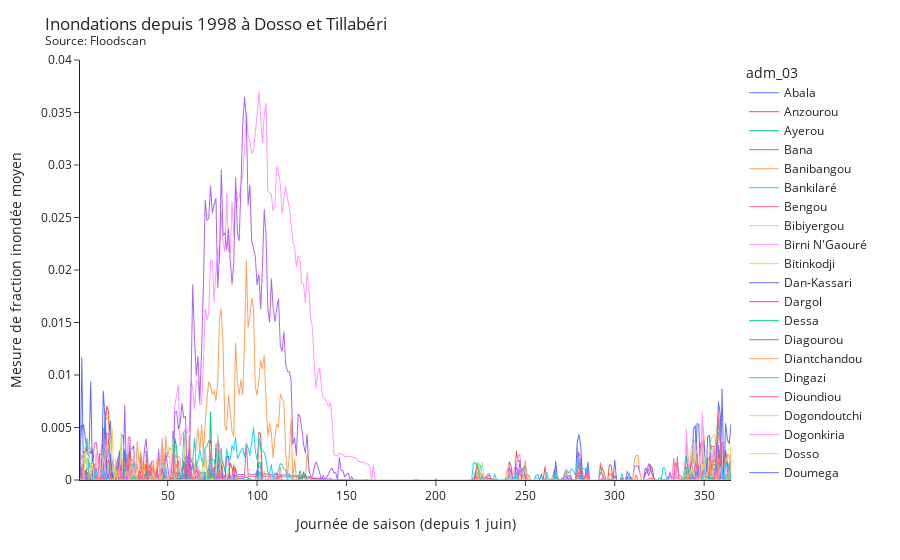

Notebook source saved alongside this figure:
### Code cell
# plot average for all adm3
df_plot = (
    df.groupby(["adm_03", "dayofseason"]).mean(numeric_only=True).reset_index()
)
fig = px.line(df_plot, x="dayofseason", y="mean_cell", color="adm_03")
fig.update_traces(line_width=1)
fig.update_layout(
    template="simple_white",
    showlegend=True,
    title="Inondations depuis 1998 à Dosso et Tillabéri<br><sup>Source: Floodscan</sup>",
    height=800,
)
fig.update_yaxes(title="Mesure de fraction inondée moyen", range=[0, 0.04])
fig.update_xaxes(title="Journée de saison (depuis 1 juin)")
fig.show()

### Figure 1 — Plotly figure (JSON) as saved in the notebook; plotly's stock layout.template omitted (floating-point values rounded to 4 significant figures; data arrays with more than 128 entries replaced by an {"elided": "..."} marker saying what was removed)
{"data": [{"hovertemplate": "adm_03=Abala<br>dayofseason=%{x}<br>mean_cell=%{y}<extra></extra>", "legendgroup": "Abala", "line": {"color": "#636efa", "dash": "solid", "width": 1}, "marker": {"symbol": "circle"}, "mode": "lines", "name": "Abala", "showlegend": true, "type": "scattergl", "x": {"elided": "365 int values"}, "xaxis": "x", "y": {"elided": "365 float values"}, "yaxis": "y"}, {"hovertemplate": "adm_03=Anzourou<br>dayofseason=%{x}<br>mean_cell=%{y}<extra></extra>", "legendgroup": "Anzourou", "line": {"color": "#EF553B", "dash": "solid", "width": 1}, "marker": {"symbol": "circle"}, "mode": "lines", "name": "Anzourou", "showlegend": true, "type": "scattergl", "x": {"elided": "365 int values"}, "xaxis": "x", "y": {"elided": "365 float values"}, "yaxis": "y"}, {"hovertemplate": "adm_03=Ayerou<br>dayofseason=%{x}<br>mean_cell=%{y}<extra></extra>", "legendgroup": "Ayerou", "line": {"color": "#00cc96", "dash": "solid", "width": 1}, "marker": {"symbol": "circle"}, "mode": "lines", "name": "Ayerou", "showlegend": true, "type": "scattergl", "x": {"elided": "365 int values"}, "xaxis": "x", "y": {"elided": "365 float values"}, "yaxis": "y"}, {"hovertemplate": "adm_03=Bana<br>dayofseason=%{x}<br>mean_cell=%{y}<extra></extra>", "legendgroup": "Bana", "line": {"color": "#ab63fa", "dash": "solid", "width": 1}, "marker": {"symbol": "circle"}, "mode": "lines", "name": "Bana", "showlegend": true, "type": "scattergl", "x": {"elided": "365 int values"}, "xaxis": "x", "y": {"elided": "365 float values"}, "yaxis": "y"}, {"hovertemplate": "adm_03=Banibangou<br>dayofseason=%{x}<br>mean_cell=%{y}<extra></extra>", "legendgroup": "Banibangou", "line": {"color": "#FFA15A", "dash": "solid", "width": 1}, "marker": {"symbol": "circle"}, "mode": "lines", "name": "Banibangou", "showlegend": true, "type": "scattergl", "x": {"elided": "365 int values"}, "xaxis": "x", "y": {"elided": "365 float values"}, "yaxis": "y"}, {"hovertemplate": "adm_03=Bankilaré<br>dayofseason=%{x}<br>mean_cell=%{y}<extra></extra>", "legendgroup": "Bankilaré", "line": {"color": "#19d3f3", "dash": "solid", "width": 1}, "marker": {"symbol": "circle"}, "mode": "lines", "name": "Bankilaré", "showlegend": true, "type": "scattergl", "x": {"elided": "365 int values"}, "xaxis": "x", "y": {"elided": "365 float values"}, "yaxis": "y"}, {"hovertemplate": "adm_03=Bengou<br>dayofseason=%{x}<br>mean_cell=%{y}<extra></extra>", "legendgroup": "Bengou", "line": {"color": "#FF6692", "dash": "solid", "width": 1}, "marker": {"symbol": "circle"}, "mode": "lines", "name": "Bengou", "showlegend": true, "type": "scattergl", "x": {"elided": "365 int values"}, "xaxis": "x", "y": {"elided": "365 float values"}, "yaxis": "y"}, {"hovertemplate": "adm_03=Bibiyergou<br>dayofseason=%{x}<br>mean_cell=%{y}<extra></extra>", "legendgroup": "Bibiyergou", "line": {"color": "#B6E880", "dash": "solid", "width": 1}, "marker": {"symbol": "circle"}, "mode": "lines", "name": "Bibiyergou", "showlegend": true, "type": "scattergl", "x": {"elided": "365 int values"}, "xaxis": "x", "y": {"elided": "365 float values"}, "yaxis": "y"}, {"hovertemplate": "adm_03=Birni N'Gaouré<br>dayofseason=%{x}<br>mean_cell=%{y}<extra></extra>", "legendgroup": "Birni N'Gaouré", "line": {"color": "#FF97FF", "dash": "solid", "width": 1}, "marker": {"symbol": "circle"}, "mode": "lines", "name": "Birni N'Gaouré", "showlegend": true, "type": "scattergl", "x": {"elided": "365 int values"}, "xaxis": "x", "y": {"elided": "365 float values"}, "yaxis": "y"}, {"hovertemplate": "adm_03=Bitinkodji<br>dayofseason=%{x}<br>mean_cell=%{y}<extra></extra>", "legendgroup": "Bitinkodji", "line": {"color": "#FECB52", "dash": "solid", "width": 1}, "marker": {"symbol": "circle"}, "mode": "lines", "name": "Bitinkodji", "showlegend": true, "type": "scattergl", "x": {"elided": "365 int values"}, "xaxis": "x", "y": {"elided": "365 float values"}, "yaxis": "y"}, {"hovertemplate": "adm_03=Dan-Kassari<br>dayofseason=%{x}<br>mean_cell=%{y}<extra></extra>", "legendgroup": "Dan-Kassari", "line": {"color": "#636efa", "dash": "solid", "width": 1}, "marker": {"symbol": "circle"}, "mode": "lines", "name": "Dan-Kassari", "showlegend": true, "type": "scattergl", "x": {"elided": "365 int values"}, "xaxis": "x", "y": {"elided": "365 float values"}, "yaxis": "y"}, {"hovertemplate": "adm_03=Dargol<br>dayofseason=%{x}<br>mean_cell=%{y}<extra></extra>", "legendgroup": "Dargol", "line": {"color": "#EF553B", "dash": "solid", "width": 1}, "marker": {"symbol": "circle"}, "mode": "lines", "name": "Dargol", "showlegend": true, "type": "scattergl", "x": {"elided": "365 int values"}, "xaxis": "x", "y": {"elided": "365 float values"}, "yaxis": "y"}, {"hovertemplate": "adm_03=Dessa<br>dayofseason=%{x}<br>mean_cell=%{y}<extra></extra>", "legendgroup": "Dessa", "line": {"color": "#00cc96", "dash": "solid", "width": 1}, "marker": {"symbol": "circle"}, "mode": "lines", "name": "Dessa", "showlegend": true, "type": "scattergl", "x": {"elided": "365 int values"}, "xaxis": "x", "y": {"elided": "365 float values"}, "yaxis": "y"}, {"hovertemplate": "adm_03=Diagourou<br>dayofseason=%{x}<br>mean_cell=%{y}<extra></extra>", "legendgroup": "Diagourou", "line": {"color": "#ab63fa", "dash": "solid", "width": 1}, "marker": {"symbol": "circle"}, "mode": "lines", "name": "Diagourou", "showlegend": true, "type": "scattergl", "x": {"elided": "365 int values"}, "xaxis": "x", "y": {"elided": "365 float values"}, "yaxis": "y"}, {"hovertemplate": "adm_03=Diantchandou<br>dayofseason=%{x}<br>mean_cell=%{y}<extra></extra>", "legendgroup": "Diantchandou", "line": {"color": "#FFA15A", "dash": "solid", "width": 1}, "marker": {"symbol": "circle"}, "mode": "lines", "name": "Diantchandou", "showlegend": true, "type": "scattergl", "x": {"elided": "365 int values"}, "xaxis": "x", "y": {"elided": "365 float values"}, "yaxis": "y"}, {"hovertemplate": "adm_03=Dingazi<br>dayofseason=%{x}<br>mean_cell=%{y}<extra></extra>", "legendgroup": "Dingazi", "line": {"color": "#19d3f3", "dash": "solid", "width": 1}, "marker": {"symbol": "circle"}, "mode": "lines", "name": "Dingazi", "showlegend": true, "type": "scattergl", "x": {"elided": "365 int values"}, "xaxis": "x", "y": {"elided": "365 float values"}, "yaxis": "y"}, {"hovertemplate": "adm_03=Dioundiou<br>dayofseason=%{x}<br>mean_cell=%{y}<extra></extra>", "legendgroup": "Dioundiou", "line": {"color": "#FF6692", "dash": "solid", "width": 1}, "marker": {"symbol": "circle"}, "mode": "lines", "name": "Dioundiou", "showlegend": true, "type": "scattergl", "x": {"elided": "365 int values"}, "xaxis": "x", "y": {"elided": "365 float values"}, "yaxis": "y"}, {"hovertemplate": "adm_03=Dogondoutchi<br>dayofseason=%{x}<br>mean_cell=%{y}<extra></extra>", "legendgroup": "Dogondoutchi", "line": {"color": "#B6E880", "dash": "solid", "width": 1}, "marker": {"symbol": "circle"}, "mode": "lines", "name": "Dogondoutchi", "showlegend": true, "type": "scattergl", "x": {"elided": "365 int values"}, "xaxis": "x", "y": {"elided": "365 float values"}, "yaxis": "y"}, {"hovertemplate": "adm_03=Dogonkiria<br>dayofseason=%{x}<br>mean_cell=%{y}<extra></extra>", "legendgroup": "Dogonkiria", "line": {"color": "#FF97FF", "dash": "solid", "width": 1}, "marker": {"symbol": "circle"}, "mode": "lines", "name": "Dogonkiria", "showlegend": true, "type": "scattergl", "x": {"elided": "365 int values"}, "xaxis": "x", "y": {"elided": "365 null values"}, "yaxis": "y"}, {"hovertemplate": "adm_03=Dosso<br>dayofseason=%{x}<br>mean_cell=%{y}<extra></extra>", "legendgroup": "Dosso", "line": {"color": "#FECB52", "dash": "solid", "width": 1}, "marker": {"symbol": "circle"}, "mode": "lines", "name": "Dosso", "showlegend": true, "type": "scattergl", "x": {"elided": "365 int values"}, "xaxis": "x", "y": {"elided": "365 float values"}, "yaxis": "y"}, {"hovertemplate": "adm_03=Doumega<br>dayofseason=%{x}<br>mean_cell=%{y}<extra></extra>", "legendgroup": "Doumega", "line": {"color": "#636efa", "dash": "solid", "width": 1}, "marker": {"symbol": "circle"}, "mode": "lines", "name": "Doumega", "showlegend": true, "type": "scattergl", "x": {"elided": "365 int values"}, "xaxis": "x", "y": {"elided": "365 float values"}, "yaxis": "y"}, {"hovertemplate": "adm_03=Fabidji<br>dayofseason=%{x}<br>mean_cell=%{y}<extra></extra>", "legendgroup": "Fabidji", "line": {"color": "#EF553B", "dash": "solid", "width": 1}, "marker": {"symbol": "circle"}, "mode": "lines", "name": "Fabidji", "showlegend": true, "type": "scattergl", "x": {"elided": "365 int values"}, "xaxis": "x", "y": {"elided": "365 float values"}, "yaxis": "y"}, {"hovertemplate": "adm_03=Fakara<br>dayofseason=%{x}<br>mean_cell=%{y}<extra></extra>", "legendgroup": "Fakara", "line": {"color": "#00cc96", "dash": "solid", "width": 1}, "marker": {"symbol": "circle"}, "mode": "lines", "name": "Fakara", "showlegend": true, "type": "scattergl", "x": {"elided": "365 int values"}, "xaxis": "x", "y": {"elided": "365 float values"}, "yaxis": "y"}, {"hovertemplate": "adm_03=Falmey<br>dayofseason=%{x}<br>mean_cell=%{y}<extra></extra>", "legendgroup": "Falmey", "line": {"color": "#ab63fa", "dash": "solid", "width": 1}, "marker": {"symbol": "circle"}, "mode": "lines", "name": "Falmey", "showlegend": true, "type": "scattergl", "x": {"elided": "365 int values"}, "xaxis": "x", "y": {"elided": "365 float values"}, "yaxis": "y"}, {"hovertemplate": "adm_03=Falwel<br>dayofseason=%{x}<br>mean_cell=%{y}<extra></extra>", "legendgroup": "Falwel", "line": {"color": "#FFA15A", "dash": "solid", "width": 1}, "marker": {"symbol": "circle"}, "mode": "lines", "name": "Falwel", "showlegend": true, "type": "scattergl", "x": {"elided": "365 int values"}, "xaxis": "x", "y": {"elided": "365 float values"}, "yaxis": "y"}, {"hovertemplate": "adm_03=Farey<br>dayofseason=%{x}<br>mean_cell=%{y}<extra></extra>", "legendgroup": "Farey", "line": {"color": "#19d3f3", "dash": "solid", "width": 1}, "marker": {"symbol": "circle"}, "mode": "lines", "name": "Farey", "showlegend": true, "type": "scattergl", "x": {"elided": "365 int values"}, "xaxis": "x", "y": {"elided": "365 float values"}, "yaxis": "y"}, {"hovertemplate": "adm_03=Filingué<br>dayofseason=%{x}<br>mean_cell=%{y}<extra></extra>", "legendgroup": "Filingué", "line": {"color": "#FF6692", "dash": "solid", "width": 1}, "marker": {"symbol": "circle"}, "mode": "lines", "name": "Filingué", "showlegend": true, "type": "scattergl", "x": {"elided": "365 int values"}, "xaxis": "x", "y": {"elided": "365 float values"}, "yaxis": "y"}, {"hovertemplate": "adm_03=Garankédey<br>dayofseason=%{x}<br>mean_cell=%{y}<extra></extra>", "legendgroup": "Garankédey", "line": {"color": "#B6E880", "dash": "solid", "width": 1}, "marker": {"symbol": "circle"}, "mode": "lines", "name": "Garankédey", "showlegend": true, "type": "scattergl", "x": {"elided": "365 int values"}, "xaxis": "x", "y": {"elided": "365 float values"}, "yaxis": "y"}, {"hovertemplate": "adm_03=Gaya<br>dayofseason=%{x}<br>mean_cell=%{y}<extra></extra>", "legendgroup": "Gaya", "line": {"color": "#FF97FF", "dash": "solid", "width": 1}, "marker": {"symbol": "circle"}, "mode": "lines", "name": "Gaya", "showlegend": true, "type": "scattergl", "x": {"elided": "365 int values"}, "xaxis": "x", "y": {"elided": "365 float values"}, "yaxis": "y"}, {"hovertemplate": "adm_03=Gollé<br>dayofseason=%{x}<br>mean_cell=%{y}<extra></extra>", "legendgroup": "Gollé", "line": {"color": "#FECB52", "dash": "solid", "width": 1}, "marker": {"symbol": "circle"}, "mode": "lines", "name": "Gollé", "showlegend": true, "type": "scattergl", "x": {"elided": "365 int values"}, "xaxis": "x", "y": {"elided": "365 float values"}, "yaxis": "y"}, {"hovertemplate": "adm_03=Goroubankassam<br>dayofseason=%{x}<br>mean_cell=%{y}<extra></extra>", "legendgroup": "Goroubankassam", "line": {"color": "#636efa", "dash": "solid", "width": 1}, "marker": {"symbol": "circle"}, "mode": "lines", "name": "Goroubankassam", "showlegend": true, "type": "scattergl", "x": {"elided": "365 int values"}, "xaxis": "x", "y": {"elided": "365 float values"}, "yaxis": "y"}, {"hovertemplate": "adm_03=Gorouol<br>dayofseason=%{x}<br>mean_cell=%{y}<extra></extra>", "legendgroup": "Gorouol", "line": {"color": "#EF553B", "dash": "solid", "width": 1}, "marker": {"symbol": "circle"}, "mode": "lines", "name": "Gorouol", "showlegend": true, "type": "scattergl", "x": {"elided": "365 int values"}, "xaxis": "x", "y": {"elided": "365 float values"}, "yaxis": "y"}, {"hovertemplate": "adm_03=Gothèye<br>dayofseason=%{x}<br>mean_cell=%{y}<extra></extra>", "legendgroup": "Gothèye", "line": {"color": "#00cc96", "dash": "solid", "width": 1}, "marker": {"symbol": "circle"}, "mode": "lines", "name": "Gothèye", "showlegend": true, "type": "scattergl", "x": {"elided": "365 int values"}, "xaxis": "x", "y": {"elided": "365 float values"}, "yaxis": "y"}, {"hovertemplate": "adm_03=Guilladjé<br>dayofseason=%{x}<br>mean_cell=%{y}<extra></extra>", "legendgroup": "Guilladjé", "line": {"color": "#ab63fa", "dash": "solid", "width": 1}, "marker": {"symbol": "circle"}, "mode": "lines", "name": "Guilladjé", "showlegend": true, "type": "scattergl", "x": {"elided": "365 int values"}, "xaxis": "x", "y": {"elided": "365 float values"}, "yaxis": "y"}, {"hovertemplate": "adm_03=Guéchémé<br>dayofseason=%{x}<br>mean_cell=%{y}<extra></extra>", "legendgroup": "Guéchémé", "line": {"color": "#FFA15A", "dash": "solid", "width": 1}, "marker": {"symbol": "circle"}, "mode": "lines", "name": "Guéchémé", "showlegend": true, "type": "scattergl", "x": {"elided": "365 int values"}, "xaxis": "x", "y": {"elided": "365 float values"}, "yaxis": "y"}, {"hovertemplate": "adm_03=Hamdallaye<br>dayofseason=%{x}<br>mean_cell=%{y}<extra></extra>", "legendgroup": "Hamdallaye", "line": {"color": "#19d3f3", "dash": "solid", "width": 1}, "marker": {"symbol": "circle"}, "mode": "lines", "name": "Hamdallaye", "showlegend": true, "type": "scattergl", "x": {"elided": "365 int values"}, "xaxis": "x", "y": {"elided": "365 float values"}, "yaxis": "y"}, {"hovertemplate": "adm_03=Harikanassou<br>dayofseason=%{x}<br>mean_cell=%{y}<extra></extra>", "legendgroup": "Harikanassou", "line": {"color": "#FF6692", "dash": "solid", "width": 1}, "marker": {"symbol": "circle"}, "mode": "lines", "name": "Harikanassou", "showlegend": true, "type": "scattergl", "x": {"elided": "365 int values"}, "xaxis": "x", "y": {"elided": "365 float values"}, "yaxis": "y"}, {"hovertemplate": "adm_03=Imanan<br>dayofseason=%{x}<br>mean_cell=%{y}<extra></extra>", "legendgroup": "Imanan", "line": {"color": "#B6E880", "dash": "solid", "width": 1}, "marker": {"symbol": "circle"}, "mode": "lines", "name": "Imanan", "showlegend": true, "type": "scattergl", "x": {"elided": "365 int values"}, "xaxis": "x", "y": {"elided": "365 float values"}, "yaxis": "y"}, {"hovertemplate": "adm_03=Inatès<br>dayofseason=%{x}<br>mean_cell=%{y}<extra></extra>", "legendgroup": "Inatès", "line": {"color": "#FF97FF", "dash": "solid", "width": 1}, "marker": {"symbol": "circle"}, "mode": "lines", "name": "Inatès", "showlegend": true, "type": "scattergl", "x": {"elided": "365 int values"}, "xaxis": "x", "y": {"elided": "365 float values"}, "yaxis": "y"}, {"hovertemplate": "adm_03=Kankandi<br>dayofseason=%{x}<br>mean_cell=%{y}<extra></extra>", "legendgroup": "Kankandi", "line": {"color": "#FECB52", "dash": "solid", "width": 1}, "marker": {"symbol": "circle"}, "mode": "lines", "name": "Kankandi", "showlegend": true, "type": "scattergl", "x": {"elided": "365 int values"}, "xaxis": "x", "y": {"elided": "365 float values"}, "yaxis": "y"}, {"hovertemplate": "adm_03=Karakara<br>dayofseason=%{x}<br>mean_cell=%{y}<extra></extra>", "legendgroup": "Karakara", "line": {"color": "#636efa", "dash": "solid", "width": 1}, "marker": {"symbol": "circle"}, "mode": "lines", "name": "Karakara", "showlegend": true, "type": "scattergl", "x": {"elided": "365 int values"}, "xaxis": "x", "y": {"elided": "365 float values"}, "yaxis": "y"}, {"hovertemplate": "adm_03=Karguibangou<br>dayofseason=%{x}<br>mean_cell=%{y}<extra></extra>", "legendgroup": "Karguibangou", "line": {"color": "#EF553B", "dash": "solid", "width": 1}, "marker": {"symbol": "circle"}, "mode": "lines", "name": "Karguibangou", "showlegend": true, "type": "scattergl", "x": {"elided": "365 int values"}, "xaxis": "x", "y": {"elided": "365 float values"}, "yaxis": "y"}, {"hovertemplate": "adm_03=Karma<br>dayofseason=%{x}<br>mean_cell=%{y}<extra></extra>", "legendgroup": "Karma", "line": {"color": "#00cc96", "dash": "solid", "width": 1}, "marker": {"symbol": "circle"}, "mode": "lines", "name": "Karma", "showlegend": true, "type": "scattergl", "x": {"elided": "365 int values"}, "xaxis": "x", "y": {"elided": "365 float values"}, "yaxis": "y"}, {"hovertemplate": "adm_03=Kiota<br>dayofseason=%{x}<br>mean_cell=%{y}<extra></extra>", "legendgroup": "Kiota", "line": {"color": "#ab63fa", "dash": "solid", "width": 1}, "marker": {"symbol": "circle"}, "mode": "lines", "name": "Kiota", "showlegend": true, "type": "scattergl", "x": {"elided": "365 int values"}, "xaxis": "x", "y": {"elided": "365 float values"}, "yaxis": "y"}, {"hovertemplate": "adm_03=Kirtachi<br>dayofseason=%{x}<br>mean_cell=%{y}<extra></extra>", "legendgroup": "Kirtachi", "line": {"color": "#FFA15A", "dash": "solid", "width": 1}, "marker": {"symbol": "circle"}, "mode": "lines", "name": "Kirtachi", "showlegend": true, "type": "scattergl", "x": {"elided": "365 int values"}, "xaxis": "x", "y": {"elided": "365 float values"}, "yaxis": "y"}, {"hovertemplate": "adm_03=Kiéché<br>dayofseason=%{x}<br>mean_cell=%{y}<extra></extra>", "legendgroup": "Kiéché", "line": {"color": "#19d3f3", "dash": "solid", "width": 1}, "marker": {"symbol": "circle"}, "mode": "lines", "name": "Kiéché", "showlegend": true, "type": "scattergl", "x": {"elided": "365 int values"}, "xaxis": "x", "y": {"elided": "365 float values"}, "yaxis": "y"}, {"hovertemplate": "adm_03=Kokorou<br>dayofseason=%{x}<br>mean_cell=%{y}<extra></extra>", "legendgroup": "Kokorou", "line": {"color": "#FF6692", "dash": "solid", "width": 1}, "marker": {"symbol": "circle"}, "mode": "lines", "name": "Kokorou", "showlegend": true, "type": "scattergl", "x": {"elided": "365 int values"}, "xaxis": "x", "y": {"elided": "365 float values"}, "yaxis": "y"}, {"hovertemplate": "adm_03=Kollo<br>dayofseason=%{x}<br>mean_cell=%{y}<extra></extra>", "legendgroup": "Kollo", "line": {"color": "#B6E880", "dash": "solid", "width": 1}, "marker": {"symbol": "circle"}, "mode": "lines", "name": "Kollo", "showlegend": true, "type": "scattergl", "x": {"elided": "365 int values"}, "xaxis": "x", "y": {"elided": "365 float values"}, "yaxis": "y"}, {"hovertemplate": "adm_03=Koré Maïroua<br>dayofseason=%{x}<br>mean_cell=%{y}<extra></extra>", "legendgroup": "Koré Maïroua", "line": {"color": "#FF97FF", "dash": "solid", "width": 1}, "marker": {"symbol": "circle"}, "mode": "lines", "name": "Koré Maïroua", "showlegend": true, "type": "scattergl", "x": {"elided": "365 int values"}, "xaxis": "x", "y": {"elided": "365 float values"}, "yaxis": "y"}, {"hovertemplate": "adm_03=Kourfeye Centre<br>dayofseason=%{x}<br>mean_cell=%{y}<extra></extra>", "legendgroup": "Kourfeye Centre", "line": {"color": "#FECB52", "dash": "solid", "width": 1}, "marker": {"symbol": "circle"}, "mode": "lines", "name": "Kourfeye Centre", "showlegend": true, "type": "scattergl", "x": {"elided": "365 int values"}, "xaxis": "x", "y": {"elided": "365 float values"}, "yaxis": "y"}, {"hovertemplate": "adm_03=Kourteye<br>dayofseason=%{x}<br>mean_cell=%{y}<extra></extra>", "legendgroup": "Kourteye", "line": {"color": "#636efa", "dash": "solid", "width": 1}, "marker": {"symbol": "circle"}, "mode": "lines", "name": "Kourteye", "showlegend": true, "type": "scattergl", "x": {"elided": "365 int values"}, "xaxis": "x", "y": {"elided": "365 float values"}, "yaxis": "y"}, {"hovertemplate": "adm_03=Kouré<br>dayofseason=%{x}<br>mean_cell=%{y}<extra></extra>", "legendgroup": "Kouré", "line": {"color": "#EF553B", "dash": "solid", "width": 1}, "marker": {"symbol": "circle"}, "mode": "lines", "name": "Kouré", "showlegend": true, "type": "scattergl", "x": {"elided": "365 int values"}, "xaxis": "x", "y": {"elided": "365 float values"}, "yaxis": "y"}, {"hovertemplate": "adm_03=Koygolo<br>dayofseason=%{x}<br>mean_cell=%{y}<extra></extra>", "legendgroup": "Koygolo", "line": {"color": "#00cc96", "dash": "solid", "width": 1}, "marker": {"symbol": "circle"}, "mode": "lines", "name": "Koygolo", "showlegend": true, "type": "scattergl", "x": {"elided": "365 int values"}, "xaxis": "x", "y": {"elided": "365 float values"}, "yaxis": "y"}, {"hovertemplate": "adm_03=Liboré<br>dayofseason=%{x}<br>mean_cell=%{y}<extra></extra>", "legendgroup": "Liboré", "line": {"color": "#ab63fa", "dash": "solid", "width": 1}, "marker": {"symbol": "circle"}, "mode": "lines", "name": "Liboré", "showlegend": true, "type": "scattergl", "x": {"elided": "365 int values"}, "xaxis": "x", "y": {"elided": "365 null values"}, "yaxis": "y"}, {"hovertemplate": "adm_03=Loga<br>dayofseason=%{x}<br>mean_cell=%{y}<extra></extra>", "legendgroup": "Loga", "line": {"color": "#FFA15A", "dash": "solid", "width": 1}, "marker": {"symbol": "circle"}, "mode": "lines", "name": "Loga", "showlegend": true, "type": "scattergl", "x": {"elided": "365 int values"}, "xaxis": "x", "y": {"elided": "365 float values"}, "yaxis": "y"}, {"hovertemplate": "adm_03=Makalondi<br>dayofseason=%{x}<br>mean_cell=%{y}<extra></extra>", "legendgroup": "Makalondi", "line": {"color": "#19d3f3", "dash": "solid", "width": 1}, "marker": {"symbol": "circle"}, "mode": "lines", "name": "Makalondi", "showlegend": true, "type": "scattergl", "x": {"elided": "365 int values"}, "xaxis": "x", "y": {"elided": "365 float values"}, "yaxis": "y"}, {"hovertemplate": "adm_03=Matankari<br>dayofseason=%{x}<br>mean_cell=%{y}<extra></extra>", "legendgroup": "Matankari", "line": {"color": "#FF6692", "dash": "solid", "width": 1}, "marker": {"symbol": "circle"}, "mode": "lines", "name": "Matankari", "showlegend": true, "type": "scattergl", "x": {"elided": "365 int values"}, "xaxis": "x", "y": {"elided": "365 float values"}, "yaxis": "y"}, {"hovertemplate": "adm_03=Mokko<br>dayofseason=%{x}<br>mean_cell=%{y}<extra></extra>", "legendgroup": "Mokko", "line": {"color": "#B6E880", "dash": "solid", "width": 1}, "marker": {"symbol": "circle"}, "mode": "lines", "name": "Mokko", "showlegend": true, "type": "scattergl", "x": {"elided": "365 int values"}, "xaxis": "x", "y": {"elided": "365 float values"}, "yaxis": "y"}, {"hovertemplate": "adm_03=Méhana<br>dayofseason=%{x}<br>mean_cell=%{y}<extra></extra>", "legendgroup": "Méhana", "line": {"color": "#FF97FF", "dash": "solid", "width": 1}, "marker": {"symbol": "circle"}, "mode": "lines", "name": "Méhana", "showlegend": true, "type": "scattergl", "x": {"elided": "365 int values"}, "xaxis": "x", "y": {"elided": "365 float values"}, "yaxis": "y"}, {"hovertemplate": "adm_03=N'Dounga<br>dayofseason=%{x}<br>mean_cell=%{y}<extra></extra>", "legendgroup": "N'Dounga", "line": {"color": "#FECB52", "dash": "solid", "width": 1}, "marker": {"symbol": "circle"}, "mode": "lines", "name": "N'Dounga", "showlegend": true, "type": "scattergl", "x": {"elided": "365 int values"}, "xaxis": "x", "y": {"elided": "365 float values"}, "yaxis": "y"}, {"hovertemplate": "adm_03=N'Gonga<br>dayofseason=%{x}<br>mean_cell=%{y}<extra></extra>", "legendgroup": "N'Gonga", "line": {"color": "#636efa", "dash": "solid", "width": 1}, "marker": {"symbol": "circle"}, "mode": "lines", "name": "N'Gonga", "showlegend": true, "type": "scattergl", "x": {"elided": "365 int values"}, "xaxis": "x", "y": {"elided": "365 float values"}, "yaxis": "y"}, {"hovertemplate": "adm_03=Namaro<br>dayofseason=%{x}<br>mean_cell=%{y}<extra></extra>", "legendgroup": "Namaro", "line": {"color": "#EF553B", "dash": "solid", "width": 1}, "marker": {"symbol": "circle"}, "mode": "lines", "name": "Namaro", "showlegend": true, "type": "scattergl", "x": {"elided": "365 int values"}, "xaxis": "x", "y": {"elided": "365 float values"}, "yaxis": "y"}, {"hovertemplate": "adm_03=Ouallam<br>dayofseason=%{x}<br>mean_cell=%{y}<extra></extra>", "legendgroup": "Ouallam", "line": {"color": "#00cc96", "dash": "solid", "width": 1}, "marker": {"symbol": "circle"}, "mode": "lines", "name": "Ouallam", "showlegend": true, "type": "scattergl", "x": {"elided": "365 int values"}, "xaxis": "x", "y": {"elided": "365 float values"}, "yaxis": "y"}, {"hovertemplate": "adm_03=Ouro Guéladjo<br>dayofseason=%{x}<br>mean_cell=%{y}<extra></extra>", "legendgroup": "Ouro Guéladjo", "line": {"color": "#ab63fa", "dash": "solid", "width": 1}, "marker": {"symbol": "circle"}, "mode": "lines", "name": "Ouro Guéladjo", "showlegend": true, "type": "scattergl", "x": {"elided": "365 int values"}, "xaxis": "x", "y": {"elided": "365 float values"}, "yaxis": "y"}, {"hovertemplate": "adm_03=Sakoïra<br>dayofseason=%{x}<br>mean_cell=%{y}<extra></extra>", "legendgroup": "Sakoïra", "line": {"color": "#FFA15A", "dash": "solid", "width": 1}, "marker": {"symbol": "circle"}, "mode": "lines", "name": "Sakoïra", "showlegend": true, "type": "scattergl", "x": {"elided": "365 int values"}, "xaxis": "x", "y": {"elided": "365 float values"}, "yaxis": "y"}, {"hovertemplate": "adm_03=Sambéra<br>dayofseason=%{x}<br>mean_cell=%{y}<extra></extra>", "legendgroup": "Sambéra", "line": {"color": "#19d3f3", "dash": "solid", "width": 1}, "marker": {"symbol": "circle"}, "mode": "lines", "name": "Sambéra", "showlegend": true, "type": "scattergl", "x": {"elided": "365 int values"}, "xaxis": "x", "y": {"elided": "365 float values"}, "yaxis": "y"}, {"hovertemplate": "adm_03=Sanam<br>dayofseason=%{x}<br>mean_cell=%{y}<extra></extra>", "legendgroup": "Sanam", "line": {"color": "#FF6692", "dash": "solid", "width": 1}, "marker": {"symbol": "circle"}, "mode": "lines", "name": "Sanam", "showlegend": true, "type": "scattergl", "x": {"elided": "365 int values"}, "xaxis": "x", "y": {"elided": "365 float values"}, "yaxis": "y"}, {"hovertemplate": "adm_03=Say<br>dayofseason=%{x}<br>mean_cell=%{y}<extra></extra>", "legendgroup": "Say", "line": {"color": "#B6E880", "dash": "solid", "width": 1}, "marker": {"symbol": "circle"}, "mode": "lines", "name": "Say", "showlegend": true, "type": "scattergl", "x": {"elided": "365 int values"}, "xaxis": "x", "y": {"elided": "365 float values"}, "yaxis": "y"}, {"hovertemplate": "adm_03=Simiri<br>dayofseason=%{x}<br>mean_cell=%{y}<extra></extra>", "legendgroup": "Simiri", "line": {"color": "#FF97FF", "dash": "solid", "width": 1}, "marker": {"symbol": "circle"}, "mode": "lines", "name": "Simiri", "showlegend": true, "type": "scattergl", "x": {"elided": "365 int values"}, "xaxis": "x", "y": {"elided": "365 float values"}, "yaxis": "y"}, {"hovertemplate": "adm_03=Sinder<br>dayofseason=%{x}<br>mean_cell=%{y}<extra></extra>", "legendgroup": "Sinder", "line": {"color": "#FECB52", "dash": "solid", "width": 1}, "marker": {"symbol": "circle"}, "mode": "lines", "name": "Sinder", "showlegend": true, "type": "scattergl", "x": {"elided": "365 int values"}, "xaxis": "x", "y": {"elided": "365 float values"}, "yaxis": "y"}, {"hovertemplate": "adm_03=Sokorbé<br>dayofseason=%{x}<br>mean_cell=%{y}<extra></extra>", "legendgroup": "Sokorbé", "line": {"color": "#636efa", "dash": "solid", "width": 1}, "marker": {"symbol": "circle"}, "mode": "lines", "name": "Sokorbé", "showlegend": true, "type": "scattergl", "x": {"elided": "365 int values"}, "xaxis": "x", "y": {"elided": "365 float values"}, "yaxis": "y"}, {"hovertemplate": "adm_03=Soucoucoutane<br>dayofseason=%{x}<br>mean_cell=%{y}<extra></extra>", "legendgroup": "Soucoucoutane", "line": {"color": "#EF553B", "dash": "solid", "width": 1}, "marker": {"symbol": "circle"}, "mode": "lines", "name": "Soucoucoutane", "showlegend": true, "type": "scattergl", "x": {"elided": "365 int values"}, "xaxis": "x", "y": {"elided": "365 float values"}, "yaxis": "y"}, {"hovertemplate": "adm_03=Tagazar<br>dayofseason=%{x}<br>mean_cell=%{y}<extra></extra>", "legendgroup": "Tagazar", "line": {"color": "#00cc96", "dash": "solid", "width": 1}, "marker": {"symbol": "circle"}, "mode": "lines", "name": "Tagazar", "showlegend": true, "type": "scattergl", "x": {"elided": "365 int values"}, "xaxis": "x", "y": {"elided": "365 float values"}, "yaxis": "y"}, {"hovertemplate": "adm_03=Tamou<br>dayofseason=%{x}<br>mean_cell=%{y}<extra></extra>", "legendgroup": "Tamou", "line": {"color": "#ab63fa", "dash": "solid", "width": 1}, "marker": {"symbol": "circle"}, "mode": "lines", "name": "Tamou", "showlegend": true, "type": "scattergl", "x": {"elided": "365 int values"}, "xaxis": "x", "y": {"elided": "365 float values"}, "yaxis": "y"}, {"hovertemplate": "adm_03=Tanda<br>dayofseason=%{x}<br>mean_cell=%{y}<extra></extra>", "legendgroup": "Tanda", "line": {"color": "#FFA15A", "dash": "solid", "width": 1}, "marker": {"symbol": "circle"}, "mode": "lines", "name": "Tanda", "showlegend": true, "type": "scattergl", "x": {"elided": "365 int values"}, "xaxis": "x", "y": {"elided": "365 float values"}, "yaxis": "y"}, {"hovertemplate": "adm_03=Tessa<br>dayofseason=%{x}<br>mean_cell=%{y}<extra></extra>", "legendgroup": "Tessa", "line": {"color": "#19d3f3", "dash": "solid", "width": 1}, "marker": {"symbol": "circle"}, "mode": "lines", "name": "Tessa", "showlegend": true, "type": "scattergl", "x": {"elided": "365 int values"}, "xaxis": "x", "y": {"elided": "365 float values"}, "yaxis": "y"}, {"hovertemplate": "adm_03=Tibiri<br>dayofseason=%{x}<br>mean_cell=%{y}<extra></extra>", "legendgroup": "Tibiri", "line": {"color": "#FF6692", "dash": "solid", "width": 1}, "marker": {"symbol": "circle"}, "mode": "lines", "name": "Tibiri", "showlegend": true, "type": "scattergl", "x": {"elided": "365 int values"}, "xaxis": "x", "y": {"elided": "365 float values"}, "yaxis": "y"}, {"hovertemplate": "adm_03=Tillabéri<br>dayofseason=%{x}<br>mean_cell=%{y}<extra></extra>", "legendgroup": "Tillabéri", "line": {"color": "#B6E880", "dash": "solid", "width": 1}, "marker": {"symbol": "circle"}, "mode": "lines", "name": "Tillabéri", "showlegend": true, "type": "scattergl", "x": {"elided": "365 int values"}, "xaxis": "x", "y": {"elided": "365 float values"}, "yaxis": "y"}, {"hovertemplate": "adm_03=Tombokoirey I<br>dayofseason=%{x}<br>mean_cell=%{y}<extra></extra>", "legendgroup": "Tombokoirey I", "line": {"color": "#FF97FF", "dash": "solid", "width": 1}, "marker": {"symbol": "circle"}, "mode": "lines", "name": "Tombokoirey I", "showlegend": true, "type": "scattergl", "x": {"elided": "365 int values"}, "xaxis": "x", "y": {"elided": "365 float values"}, "yaxis": "y"}, {"hovertemplate": "adm_03=Tombokoirey II<br>dayofseason=%{x}<br>mean_cell=%{y}<extra></extra>", "legendgroup": "Tombokoirey II", "line": {"color": "#FECB52", "dash": "solid", "width": 1}, "marker": {"symbol": "circle"}, "mode": "lines", "name": "Tombokoirey II", "showlegend": true, "type": "scattergl", "x": {"elided": "365 int values"}, "xaxis": "x", "y": {"elided": "365 float values"}, "yaxis": "y"}, {"hovertemplate": "adm_03=Tondikandia<br>dayofseason=%{x}<br>mean_cell=%{y}<extra></extra>", "legendgroup": "Tondikandia", "line": {"color": "#636efa", "dash": "solid", "width": 1}, "marker": {"symbol": "circle"}, "mode": "lines", "name": "Tondikandia", "showlegend": true, "type": "scattergl", "x": {"elided": "365 int values"}, "xaxis": "x", "y": {"elided": "365 float values"}, "yaxis": "y"}, {"hovertemplate": "adm_03=Tondikiwindi<br>dayofseason=%{x}<br>mean_cell=%{y}<extra></extra>", "legendgroup": "Tondikiwindi", "line": {"color": "#EF553B", "dash": "solid", "width": 1}, "marker": {"symbol": "circle"}, "mode": "lines", "name": "Tondikiwindi", "showlegend": true, "type": "scattergl", "x": {"elided": "365 int values"}, "xaxis": "x", "y": {"elided": "365 float values"}, "yaxis": "y"}, {"hovertemplate": "adm_03=Torodi<br>dayofseason=%{x}<br>mean_cell=%{y}<extra></extra>", "legendgroup": "Torodi", "line": {"color": "#00cc96", "dash": "solid", "width": 1}, "marker": {"symbol": "circle"}, "mode": "lines", "name": "Torodi", "showlegend": true, "type": "scattergl", "x": {"elided": "365 int values"}, "xaxis": "x", "y": {"elided": "365 float values"}, "yaxis": "y"}, {"hovertemplate": "adm_03=Tounouga<br>dayofseason=%{x}<br>mean_cell=%{y}<extra></extra>", "legendgroup": "Tounouga", "line": {"color": "#ab63fa", "dash": "solid", "width": 1}, "marker": {"symbol": "circle"}, "mode": "lines", "name": "Tounouga", "showlegend": true, "type": "scattergl", "x": {"elided": "365 int values"}, "xaxis": "x", "y": {"elided": "365 float values"}, "yaxis": "y"}, {"hovertemplate": "adm_03=Téra<br>dayofseason=%{x}<br>mean_cell=%{y}<extra></extra>", "legendgroup": "Téra", "line": {"color": "#FFA15A", "dash": "solid", "width": 1}, "marker": {"symbol": "circle"}, "mode": "lines", "name": "Téra", "showlegend": true, "type": "scattergl", "x": {"elided": "365 int values"}, "xaxis": "x", "y": {"elided": "365 float values"}, "yaxis": "y"}, {"hovertemplate": "adm_03=Youri<br>dayofseason=%{x}<br>mean_cell=%{y}<extra></extra>", "legendgroup": "Youri", "line": {"color": "#19d3f3", "dash": "solid", "width": 1}, "marker": {"symbol": "circle"}, "mode": "lines", "name": "Youri", "showlegend": true, "type": "scattergl", "x": {"elided": "365 int values"}, "xaxis": "x", "y": {"elided": "365 float values"}, "yaxis": "y"}, {"hovertemplate": "adm_03=Yélou<br>dayofseason=%{x}<br>mean_cell=%{y}<extra></extra>", "legendgroup": "Yélou", "line": {"color": "#FF6692", "dash": "solid", "width": 1}, "marker": {"symbol": "circle"}, "mode": "lines", "name": "Yélou", "showlegend": true, "type": "scattergl", "x": {"elided": "365 int values"}, "xaxis": "x", "y": {"elided": "365 float values"}, "yaxis": "y"}, {"hovertemplate": "adm_03=Zabori<br>dayofseason=%{x}<br>mean_cell=%{y}<extra></extra>", "legendgroup": "Zabori", "line": {"color": "#B6E880", "dash": "solid", "width": 1}, "marker": {"symbol": "circle"}, "mode": "lines", "name": "Zabori", "showlegend": true, "type": "scattergl", "x": {"elided": "365 int values"}, "xaxis": "x", "y": {"elided": "365 float values"}, "yaxis": "y"}], "layout": {"autosize": true, "legend": {"title": {"text": "adm_03"}, "tracegroupgap": 0}, "margin": {"t": 60}, "showlegend": true, "title": {"text": "Inondations depuis 1998 à Dosso et Tillabéri<br><sup>Source: Floodscan</sup>"}, "xaxis": {"anchor": "y", "autorange": true, "domain": [0, 1], "range": [1, 365], "title": {"text": "Journée de saison (depuis 1 juin)"}, "type": "linear"}, "yaxis": {"anchor": "x", "domain": [0, 1], "range": [0, 0.04], "title": {"text": "Mesure de fraction inondée moyen"}, "type": "linear"}}}
